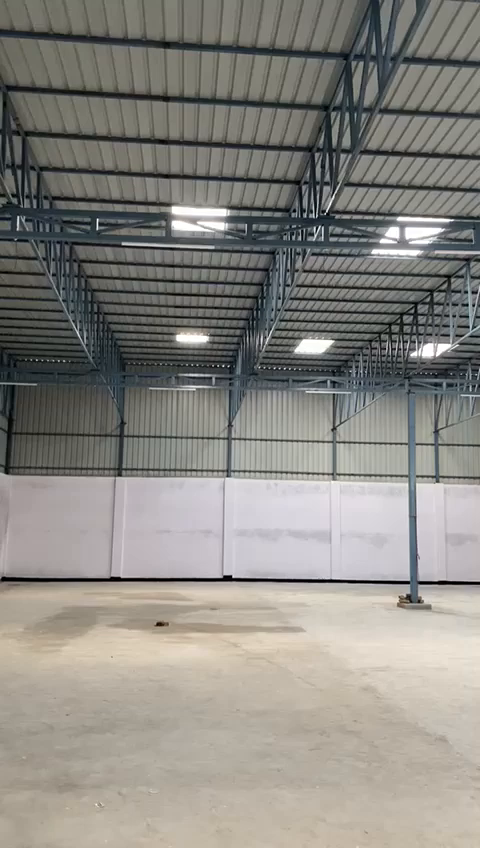
#> input picture frame 0 of data/test_clips/empty_warehouse.mp4, 480 x 848 px, given in place of LeftBag_PickedUp.mpg, which was not available
$ python prepare_kpi9_review.py
#> lines starting #> are read from the running program, lines starting #| are printed output that depends on the picture; pictures that were not available may be replaced by others from this repository, and a replacement may not be noted
"""Prepare a source-timed review sheet before choosing an object-state zone."""
from pathlib import Path
import json
import cv2
import numpy as np

source = Path("runs/chi_validation/caviar/LeftBag_PickedUp.mpg")
root = Path("runs/chi_validation/scenarios/09_object_state")
root.mkdir(parents=True, exist_ok=True)
cap = cv2.VideoCapture(str(source))
fps, count = cap.get(cv2.CAP_PROP_FPS), int(cap.get(cv2.CAP_PROP_FRAME_COUNT))
if not cap.isOpened() or fps <= 0:
    raise RuntimeError(str(source))
sheet = np.full((3 * 270, 4 * 384, 3), 245, dtype=np.uint8)
for i, index in enumerate(np.linspace(0, count - 1, 12, dtype=int)):
    cap.set(cv2.CAP_PROP_POS_FRAMES, int(index))
    ok, frame = cap.read()
    if not ok:
        continue
    frame = cv2.resize(frame, (320, 240))
    y, x = (i // 4) * 270, (i % 4) * 384
    sheet[y:y+240, x:x+320] = frame
    cv2.putText(sheet, f"{index/fps:.1f}s", (x+5, y+262), cv2.FONT_HERSHEY_SIMPLEX, .6, (0,0,0), 1)
#> this loop made 12 passes
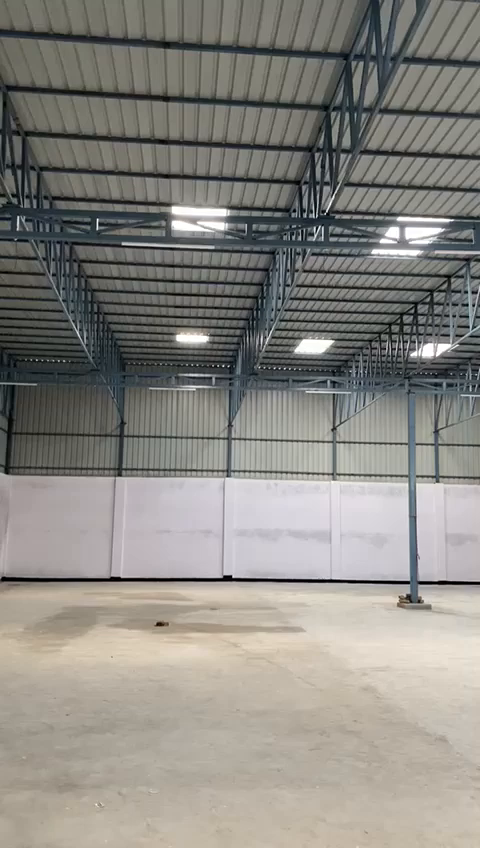
#> input picture frame 0 of data/test_clips/empty_warehouse.mp4, 480 x 848 px, given in place of LeftBag_PickedUp.mpg, which was not available
#> pass 1, `frame = cv2.resize(frame, (320, 240))`:
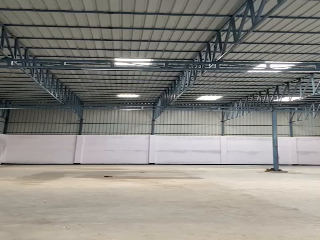
#> frame: shape (240, 320, 3); mean B, G, R 130.6, 136.2, 138.5
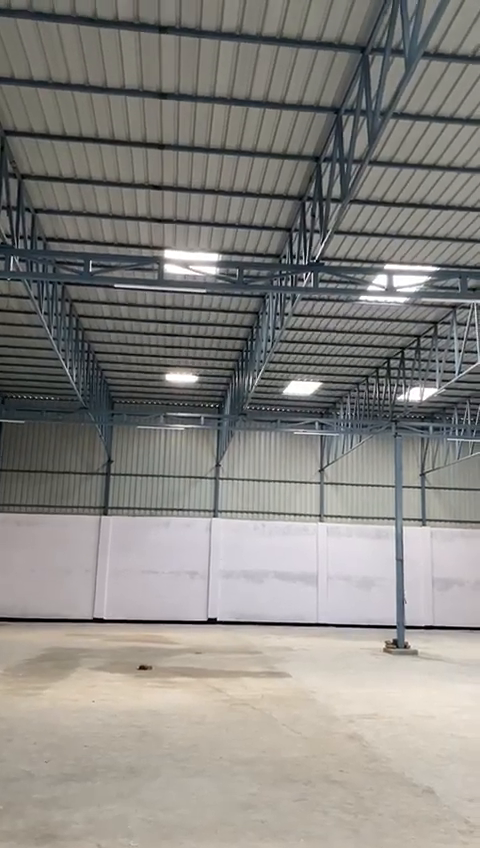
#> input picture frame 53 of data/test_clips/empty_warehouse.mp4, 480 x 848 px, given in place of LeftBag_PickedUp.mpg, which was not available
#> pass 2, `frame = cv2.resize(frame, (320, 240))`:
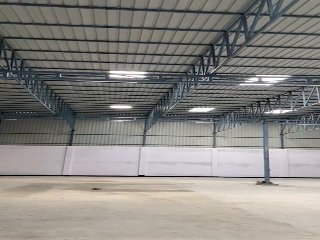
#> frame: shape (240, 320, 3); mean B, G, R 130.4, 134.7, 137.2
#> pass 3, `ok, frame = cap.read()`:
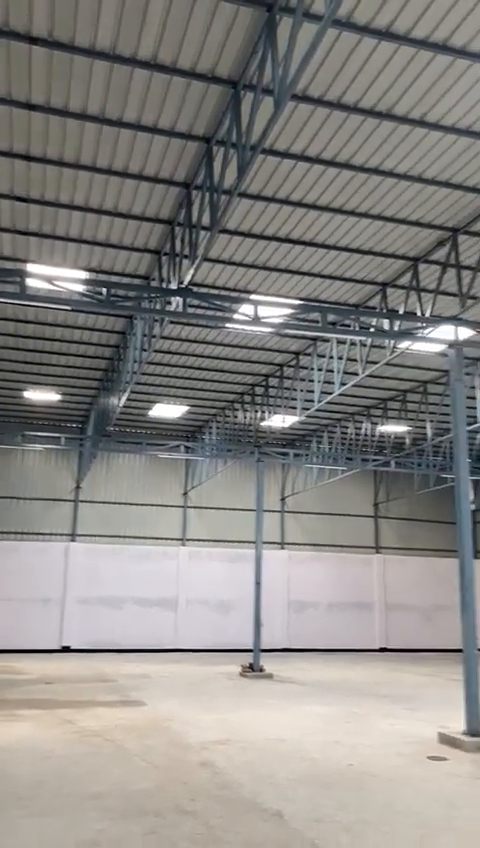
#> frame: shape (848, 480, 3); mean B, G, R 133.5, 136.7, 139
#> pass 3, `frame = cv2.resize(frame, (320, 240))`:
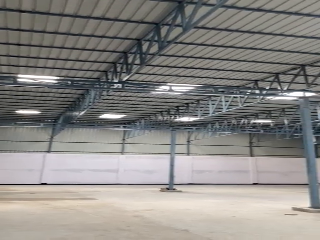
#> frame: shape (240, 320, 3); mean B, G, R 133.5, 136.7, 139
#> after the loop:
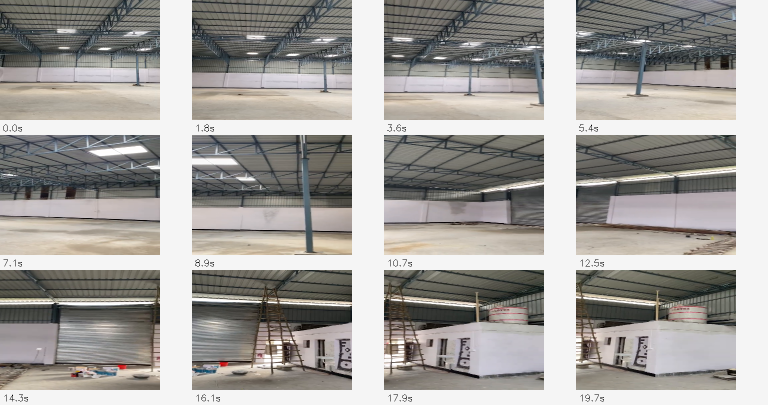
#> sheet: shape (810, 1536, 3) (shown at 1/2 size); mean of channels 0, 1, 2 156.7, 160.1, 162.7; drawn as B, G, R
cv2.imwrite(str(root / "left_bag_source_review.jpg"), sheet)
cap.release()
metadata = {"source": str(source), "fps": fps, "frames": count,
            "duration_seconds": count / fps, "status": "source review only; model not yet tested"}
(root / "source-review.json").write_text(json.dumps(metadata, indent=2))
print(json.dumps(metadata))

$ run again, starting later in the video
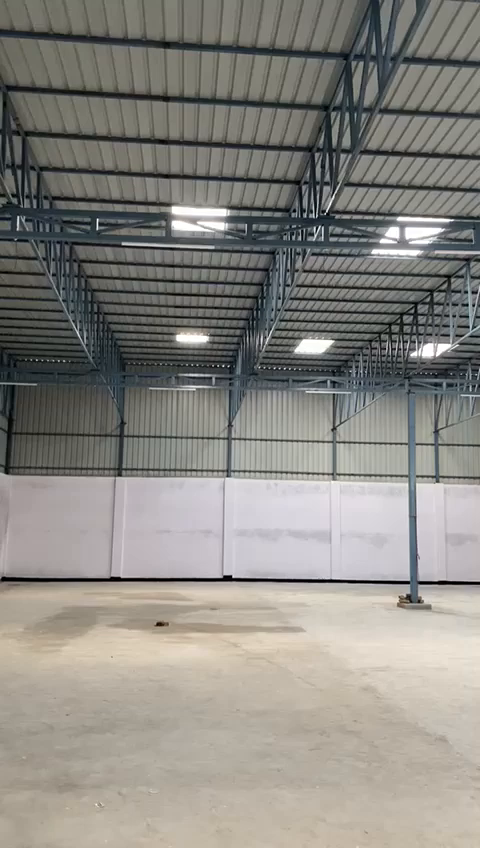
#> input picture frame 0 of data/test_clips/empty_warehouse.mp4, 480 x 848 px, given in place of LeftBag_PickedUp.mpg, which was not available
#> the loop `for i, index in enumerate(np.linspace(0, count - 1, 12, dtype=int)):` made 12 passes
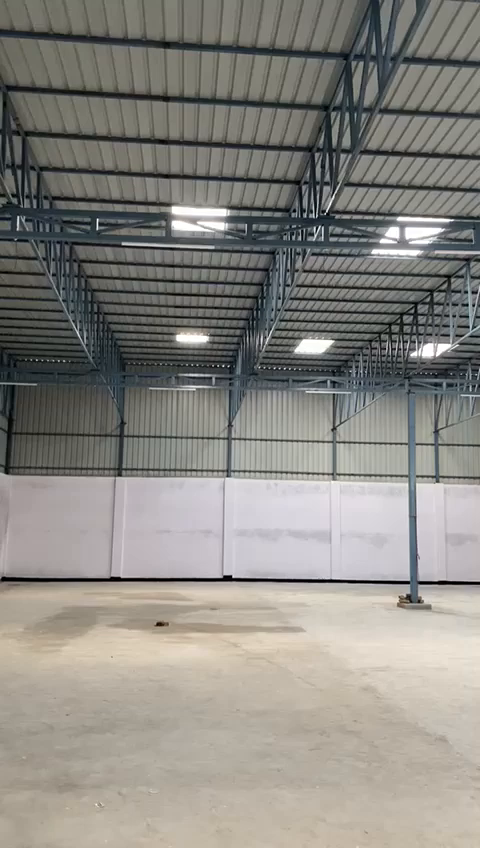
#> input picture frame 0 of data/test_clips/empty_warehouse.mp4, 480 x 848 px, given in place of LeftBag_PickedUp.mpg, which was not available
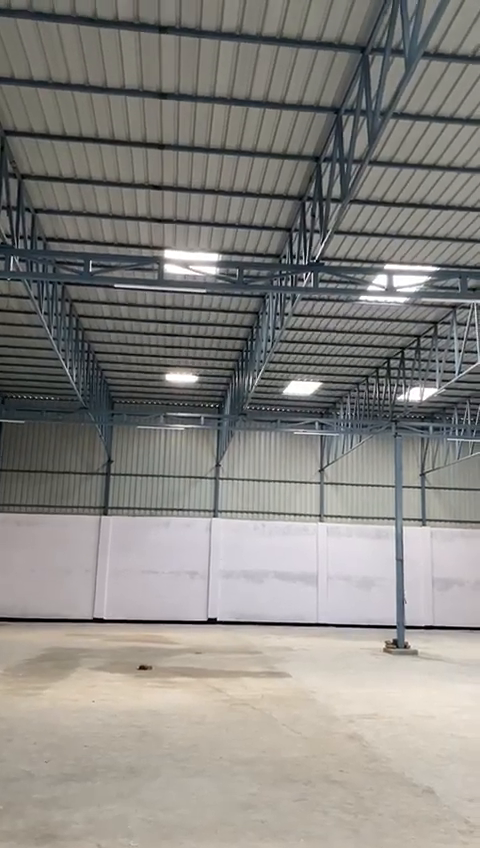
#> input picture frame 53 of data/test_clips/empty_warehouse.mp4, 480 x 848 px, given in place of LeftBag_PickedUp.mpg, which was not available

$ run again, starting later in the video
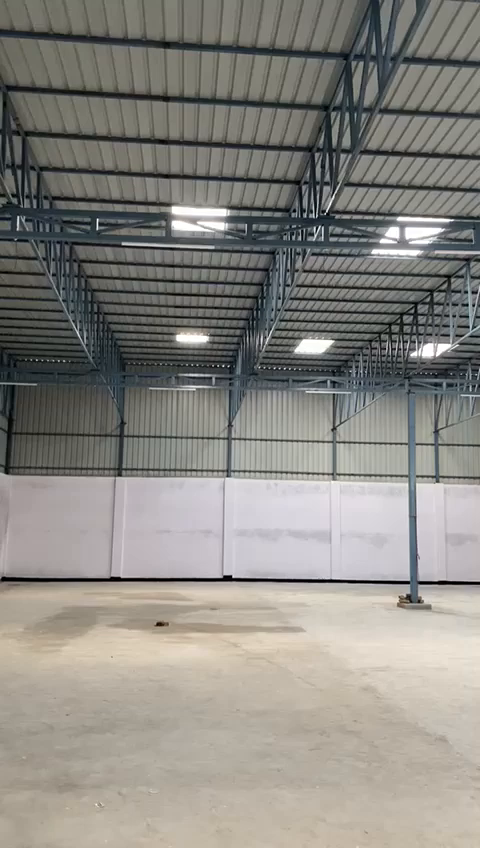
#> input picture frame 0 of data/test_clips/empty_warehouse.mp4, 480 x 848 px, given in place of LeftBag_PickedUp.mpg, which was not available
#> the loop `for i, index in enumerate(np.linspace(0, count - 1, 12, dtype=int)):` made 12 passes
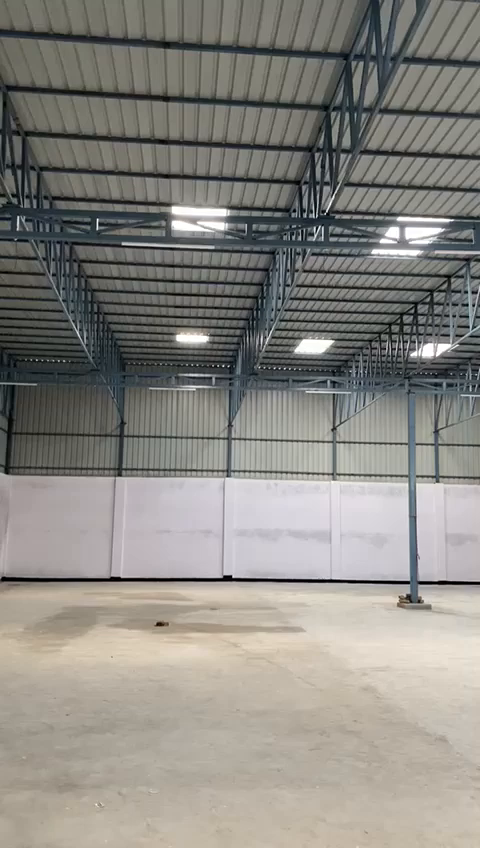
#> input picture frame 0 of data/test_clips/empty_warehouse.mp4, 480 x 848 px, given in place of LeftBag_PickedUp.mpg, which was not available
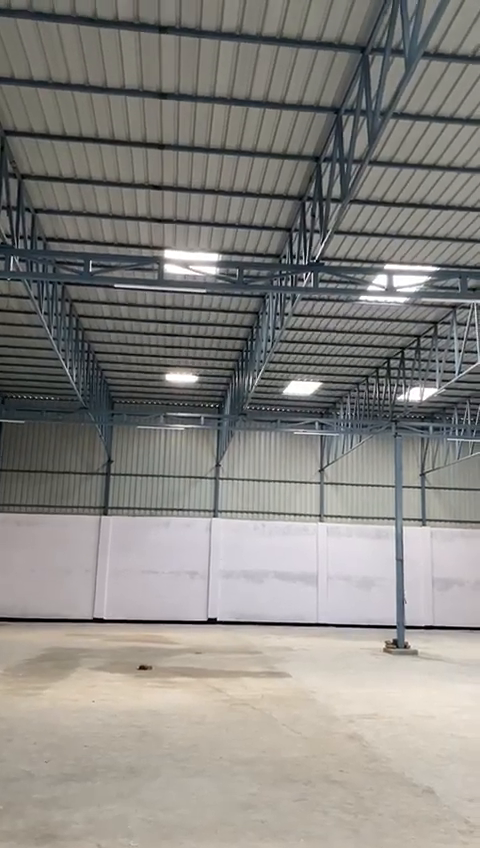
#> input picture frame 53 of data/test_clips/empty_warehouse.mp4, 480 x 848 px, given in place of LeftBag_PickedUp.mpg, which was not available
